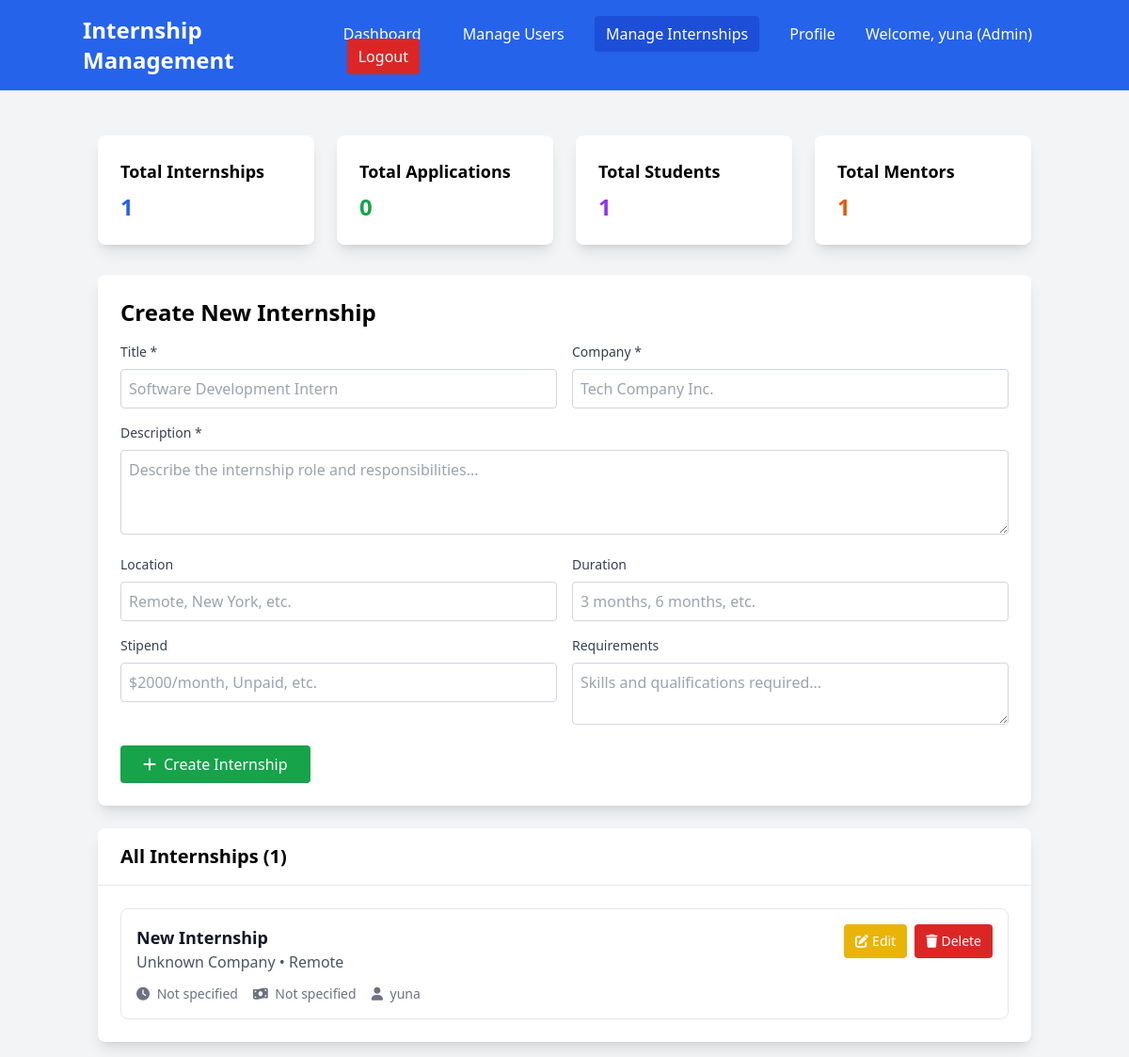
/admin/internships (signed in), run on an earlier commit of the app's database.
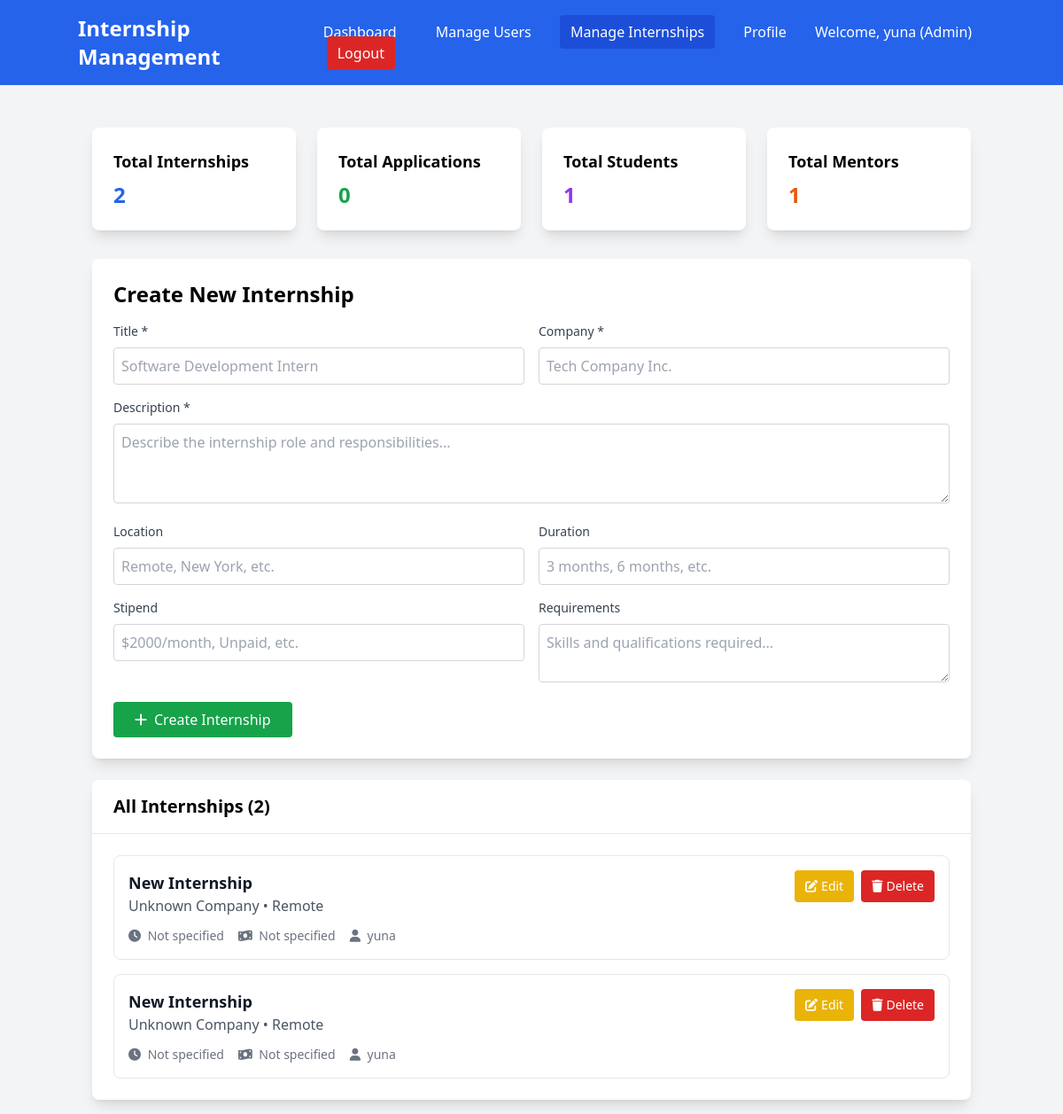
And on a later commit of the database.
### models.py (models this page shows)
class Internship(Base):
    __tablename__ = "internships"
    id = Column(Integer, primary_key=True, index=True)
    title = Column(String(255), nullable=False)
    description = Column(Text)
    company = Column(String(255), nullable=False)
    location = Column(String(255))
    duration = Column(String(100))
    stipend = Column(String(100))
    requirements = Column(Text)
    created_by = Column(Integer, ForeignKey("users.id"))
    created_at = Column(DateTime(timezone=True), server_default=func.now())
    is_active = Column(Boolean, default=True)
    deadline = Column(DateTime(timezone=True))
    creator = relationship("User", back_populates="created_internships")
    applications = relationship("InternshipApplication", back_populates="internship")
    tasks = relationship("Task", back_populates="internship")
    feedback = relationship("Feedback", back_populates="internship")

class User(Base):
    __tablename__ = "users"
    id = Column(Integer, primary_key=True, index=True)
    email = Column(String(255), unique=True, index=True, nullable=False)
    hashed_password = Column(String(255), nullable=False)
    full_name = Column(String(255), nullable=False)
    role = Column(Enum(UserRole), nullable=False, default=UserRole.STUDENT)
    phone = Column(String(20))
    department = Column(String(255))
    profile_picture = Column(String(500), default="default_avatar.png")
    created_at = Column(DateTime(timezone=True), server_default=func.now())
    is_active = Column(Boolean, default=True)
    created_internships = relationship("Internship", back_populates="creator")
    applications = relationship("InternshipApplication", back_populates="student")
    assigned_tasks = relationship("Task", foreign_keys="Task.student_id", back_populates="student")
    assigned_by_tasks = relationship("Task", foreign_keys="Task.assigned_by", back_populates="assigner")
    student_feedback = relationship("Feedback", foreign_keys="Feedback.student_id", back_populates="student")
    mentor_feedback = relationship("Feedback", foreign_keys="Feedback.mentor_id", back_populates="mentor")

### app.py (the view)
@app.get("/admin/internships", response_class=HTMLResponse)
async def admin_internships_page(request: Request, db: Session = Depends(get_db)):
    try:
        user = await get_current_user_from_cookie(request, db)
        if user.role != "admin":
            return RedirectResponse("/dashboard?error=Access denied")
        internships = db.query(models.Internship).all()
        stats = crud.get_system_stats(db)
        return templates.TemplateResponse("admin_internships.html", {
            "request": request,
            "user": user,
            "internships": internships,
            "stats": stats
        })
    except Exception as e:
        print(f"Admin internships page error: {e}")
        return RedirectResponse("/login")

### templates/admin_internships.html (shortened to what the changed rows need)
<!DOCTYPE html>
<html>
<head>
    <script src="https://cdn.tailwindcss.com"></script>
    <link href="https://cdnjs.cloudflare.com/ajax/libs/font-awesome/6.0.0/css/all.min.css" rel="stylesheet">
</head>
<body class="bg-gray-100">
    <nav class="bg-blue-600 text-white p-4">
        <div class="container mx-auto flex justify-between items-center">
            <h1 class="text-2xl font-bold">Internship Management</h1>
        </div>
    </nav>
    <div class="container mx-auto mt-8 p-4">
        <div class="grid grid-cols-1 md:grid-cols-4 gap-6 mb-8">
            <div class="bg-white p-6 rounded-lg shadow-lg">
                <h3 class="text-lg font-semibold mb-2">Total Internships</h3>
                <p class="text-2xl font-bold text-blue-600">{{ internships|length }}</p>
            </div>
        </div>
        <div class="bg-white rounded-lg shadow-lg p-6 mb-6">
            <h2 class="text-2xl font-bold mb-4">Create New Internship</h2>
        </div>
        <div class="bg-white rounded-lg shadow-lg">
            <div class="px-6 py-4 border-b border-gray-200">
                <h2 class="text-xl font-semibold">All Internships ({{ internships|length }})</h2>
            </div>
            <div class="p-6">
                {% if internships %}
                <div class="space-y-4">
                    {% for internship in internships %}
                    <div class="border border-gray-200 rounded-lg p-4" id="internship-{{ internship.id }}">
                        <div class="flex justify-between items-start">
                            <div class="flex-1">
                                <h3 class="text-lg font-semibold text-gray-900">{{ internship.title }}</h3>
                                <p class="text-gray-600">{{ internship.company }} • {{ internship.location or 'Remote' }}</p>
                                <div class="flex items-center mt-3 space-x-4 text-sm text-gray-500">
                                    <span><i class="fas fa-clock mr-1"></i> {{ internship.duration or 'Not specified' }}</span>
                                    <span><i class="fas fa-money-bill-wave mr-1"></i> {{ internship.stipend or 'Not specified' }}</span>
                                    <span><i class="fas fa-user mr-1"></i> {{ internship.creator.full_name if internship.creator else 'Unknown' }}</span>
                                </div>
                            </div>
                            <div class="flex space-x-2 ml-4">
                                <button onclick="editInternship('{{ internship.id }}')"
                                    class="bg-yellow-500 text-white px-3 py-2 rounded text-sm hover:bg-yellow-600 transition">
                                    <i class="fas fa-edit mr-1"></i>Edit
                                </button>
                                <button onclick="deleteInternship({{ internship.id }})"
                                    class="bg-red-600 text-white px-3 py-2 rounded text-sm hover:bg-red-700 transition">
                                    <i class="fas fa-trash mr-1"></i>Delete
                                </button>
                            </div>
                        </div>
                    </div>
                    {% endfor %}
                </div>
                {% else %}
                <div class="text-center py-8">
                    <i class="fas fa-briefcase text-gray-400 text-4xl mb-4"></i>
                    <p class="text-gray-500 text-lg">No internships found.</p>
                    <p class="text-gray-400">Create your first internship using the form above.</p>
                </div>
                {% endif %}
            </div>
        </div>
    </div>
</body>
</html>

What changed in the data, as far as the page shows it:
added Internship: title "New Internship", company "Unknown Company", location "Remote", duration "Not specified", stipend "Not specified", creator "yuna"
Also different on the page:
{{ internships|length }}: "1" → "2"
